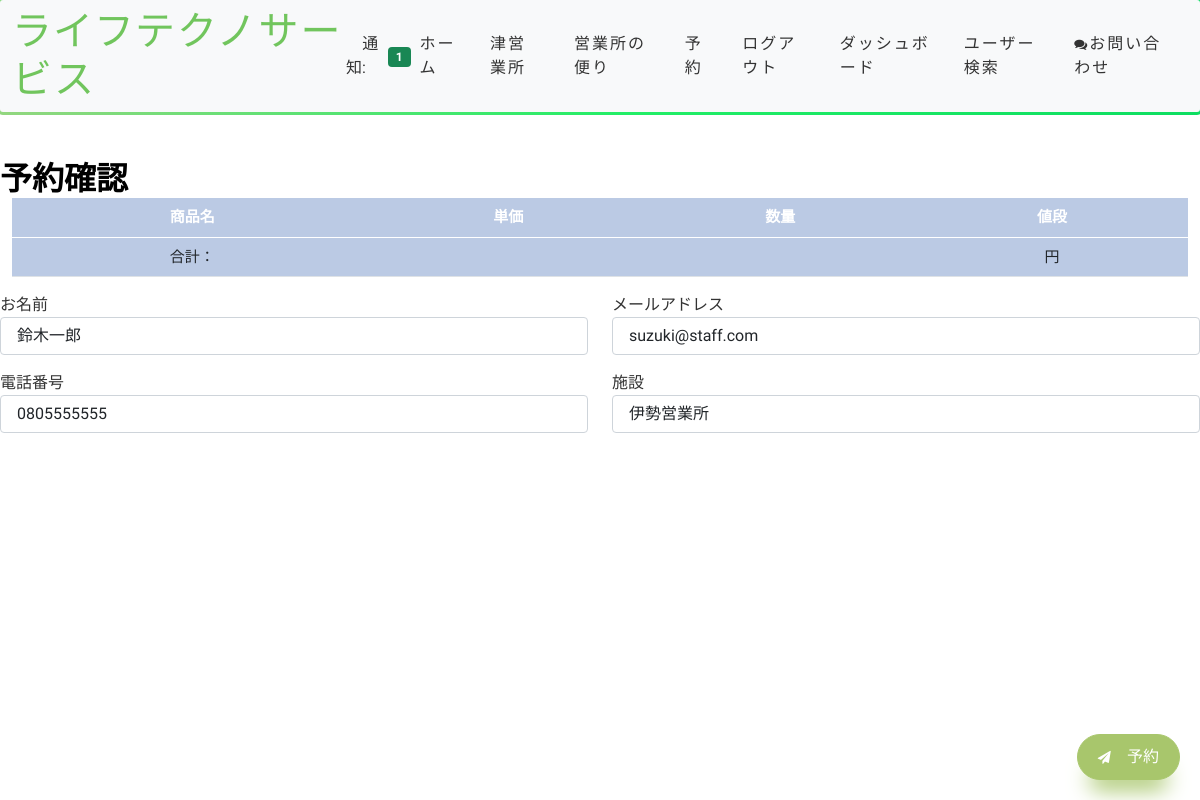
Before: /order/cart (signed in) with the older database file.
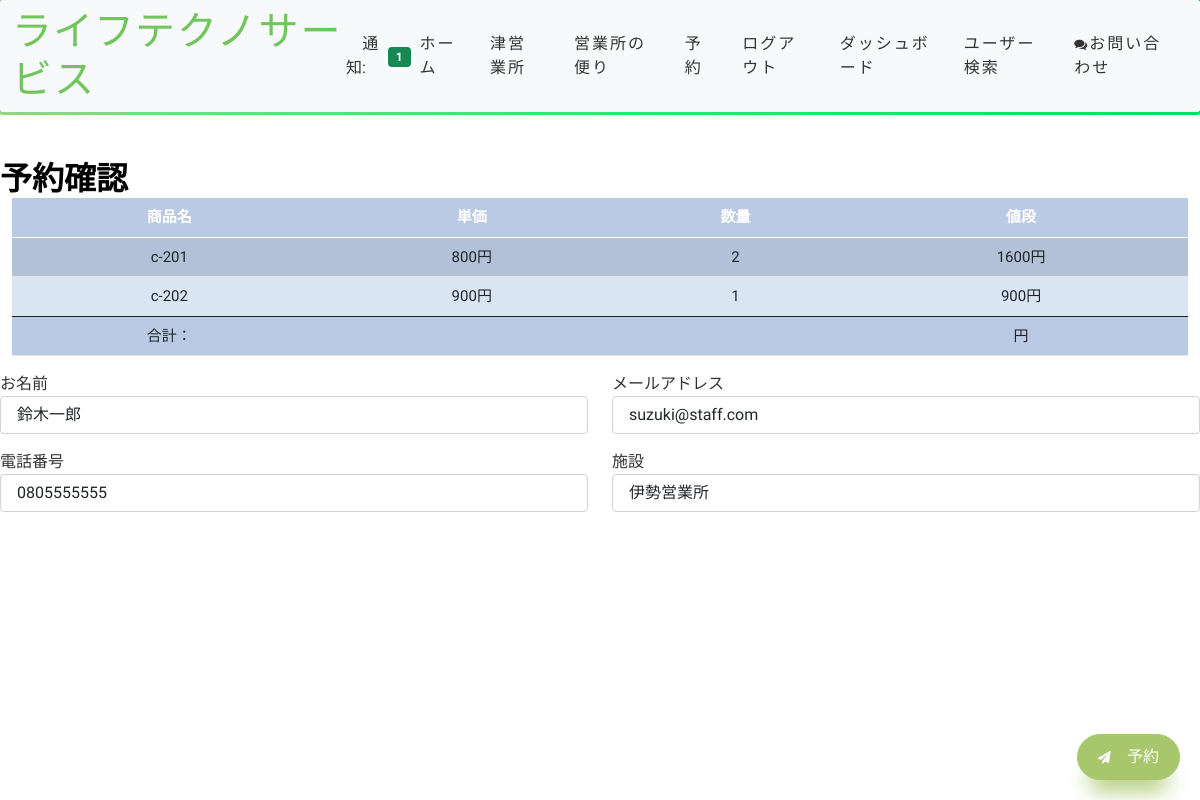
After: the same page with the newer database file.
### customer/models.py (models this page shows, shortened)
class OrderItem(models.Model):
    user = models.ForeignKey(User, on_delete=models.CASCADE)
    items = models.ForeignKey('MenuItem', on_delete=models.CASCADE)
    quantity = models.IntegerField(default=1)
    ordered = models.BooleanField(default=False)
    @property
    def get_total_item_price(self):
        return int(self.quantity) * int(self.items.price)

class MenuItem(models.Model):
    name = models.CharField(max_length=100)
    description = models.TextField()
    image = models.ImageField(upload_to='menu_images/', blank=True)
    price = models.IntegerField()
    category = models.ManyToManyField('Category', related_name='item')

### customer/views.py (the view, shortened to what this page needs)
# urls.py: path('cart', CartView.as_view(), name='cart'),
class CartView(View):
    def get(self, request, *args, **kwargs):
        unpaid_orders = OrderModel.objects.filter(user=request.user, is_paid=False)
        context = {
            'items':unpaid_orders[0].items.all(),
            'unpaid_orders':unpaid_orders[0],
        }
        return render(request, 'customer/cart.html', context)

### home/templatetags/custom_tags.py (called while the page is built)
@register.inclusion_tag('show_notifications.html', takes_context=True)
def show_notifications(context):
    request_user = context['request'].user
    notifications = Notification.objects.filter(to_user=request_user).exclude(user_has_seen=True).order_by('-date')
    return {'notifications': notifications}

### customer/templates/customer/cart.html (shortened to what this page needs)
{% extends 'base.html' %}
{% block content %}
<br><br>
<h2>予約確認</h2>
<table class="table table-hover table-striped">
    <thead>
        <tr>
            <th scope="col">商品名</th>
            <th scope="col">単価</th>
            <th scope="col">数量</th>
            <th scope="col">値段</th>
        </tr>
    </thead>
    <tbody>
    {% for item in items %}
        <tr>
            <td>{{ item.items.name }}</td>
            <td>{{ item.items.price }}円</td>
            <td>{{ item.quantity }}</td>
            <td>{{ item.get_total_item_price }}円</td>
        </tr>
    {% endfor %}
    </tbody>
    <tfoot>
        <tr>
          <td>合計：</td>
          <td></td>
          <td></td>
          <td>{{unpaid_orders.get_total}}円</td>
        </tr>
    </tfoot>
</table>
<form method="POST">
        <div class="row">
            <div class="col-md-6 col-sm-12">
                <div class="form-group pt-3">
                    <label for="name">お名前</label>
                    <input required type="text" id="name_id" placeholder="桃太郎" class="form-control" name="name">
                </div>
            </div>
            <div class="col-md-6 col-sm-12">
                <div class="form-group pt-3">
                    <label for="email">メールアドレス</label>
                    <input required type="text" id="email_id" placeholder="example@example.com" class="form-control" name="email">
                </div>
            </div>
            <div class="col-md-6 col-sm-12">
                <div class="form-group pt-3">
                    <label for="phone">電話番号</label>
                    <input required type="text" id="phone_id" placeholder="050-555-9999" class="form-control" name="phone">
                </div>
            </div>
            <div class="col-md-6 col-sm-12">
                <div class="form-group pt-3">
                    <label for="facility">施設</label>
                    <input required type="text" id="facility_id" placeholder="○○ケアホーム" class="form-control" name="facility">
                </div>
            </div>
        </div>
     <br>
    <button type="submit" class="floating-btn"><i class="fa fa-paper-plane" aria-hidden="true"></i>&emsp;予約</button>
</form>
{% endblock content %}

Changed rows visible on the page:
added OrderItem: items.name "c-201", items.price "800", quantity "2", get_total_item_price "1600"
added OrderItem: items.name "c-202", items.price "900", quantity "1", get_total_item_price "900"
